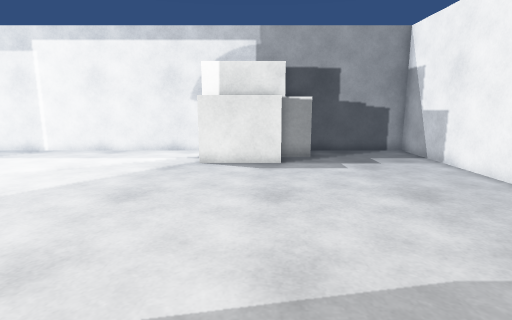
[1] (above)

19 first-person views from a walk through a scene from a Unity 3-D project. The camera is 1.2 m above the floor, tilts 10° down and sees 80° across. Doors are open. The floor is counted in squares, 0.5 m on a side. Each view is taken from the middle of a square. On the plan, view 1 faces up. The plan holds only what a view shows up to about 19 squares ahead; the rest is blank. The place goes on beyond the plan. The player character is not drawn. Surface patterns are stand-ins for the level's own textures.

[2]
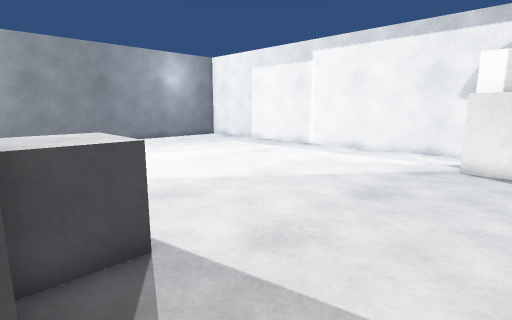

[3]
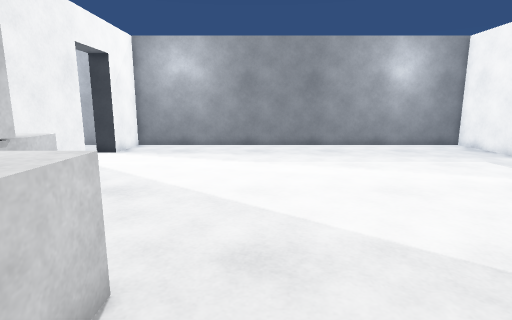

[4]
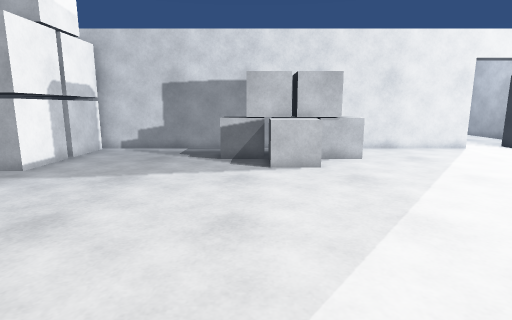

[5]
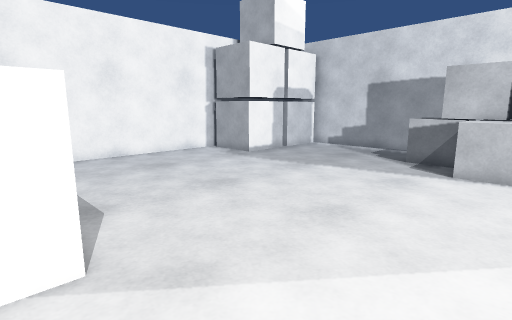

[6]
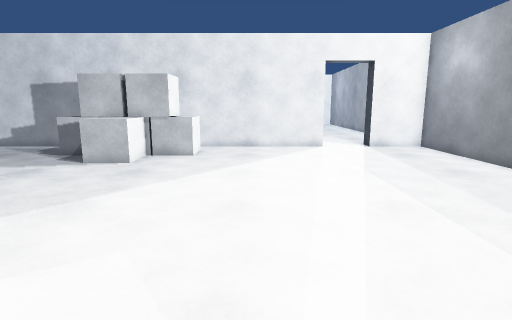

[7]
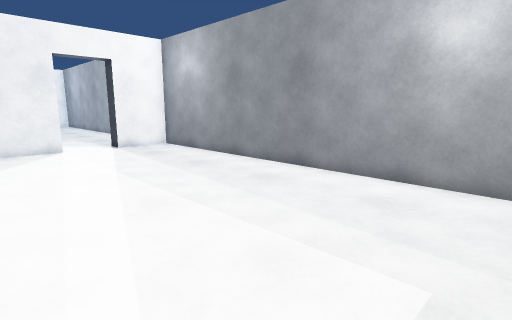

[8]
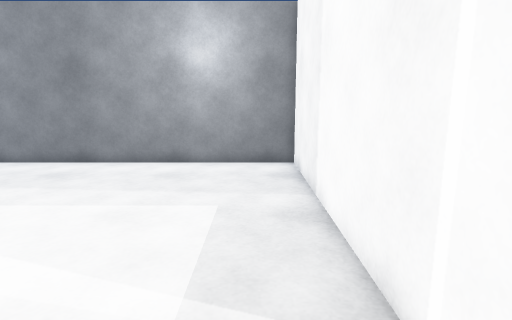

[9]
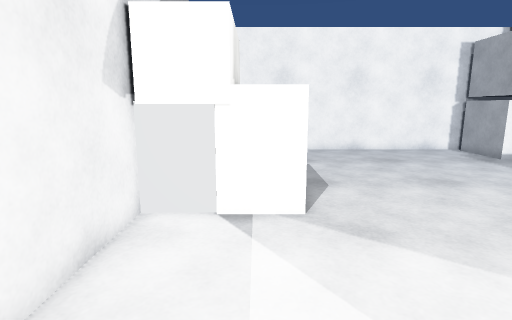

[10]
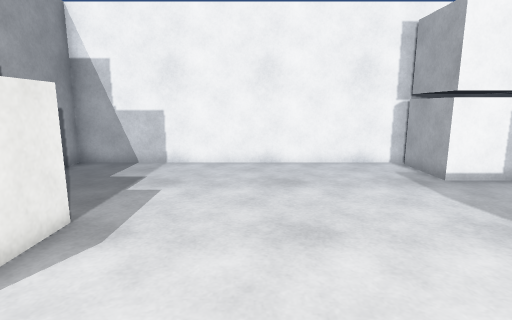

[11]
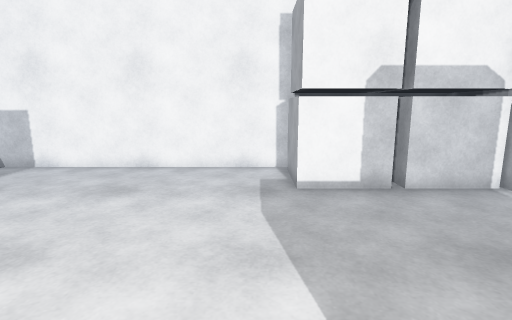

[12]
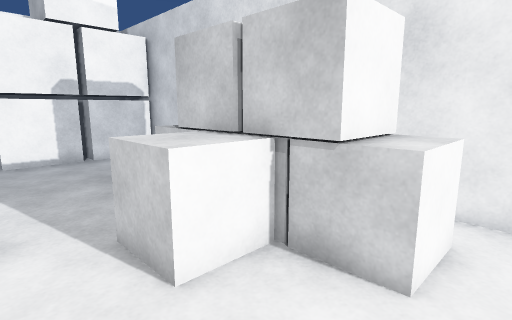

[13]
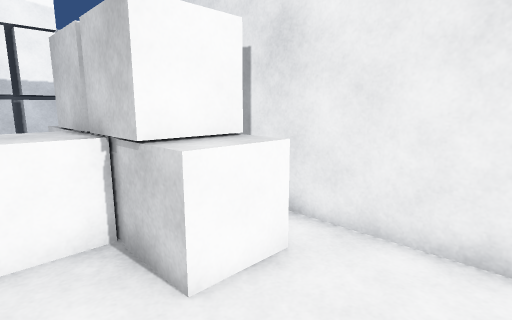

[14]
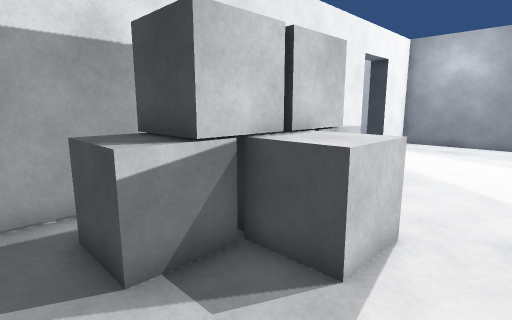

[15]
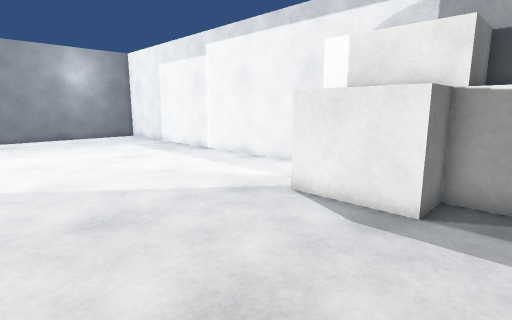

[16]
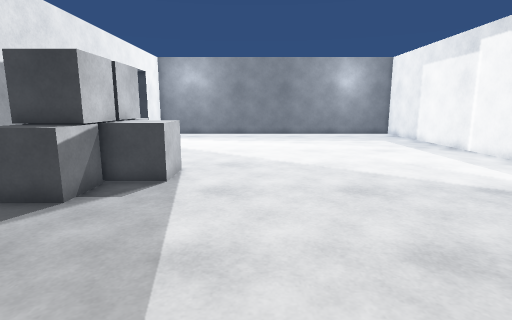

[17]
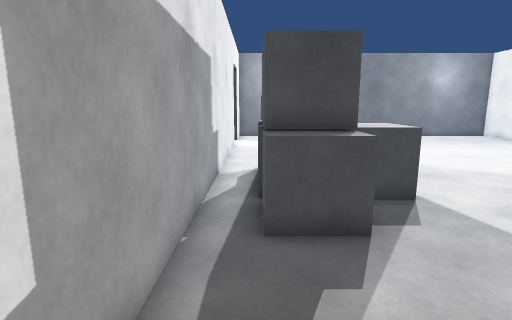

[18]
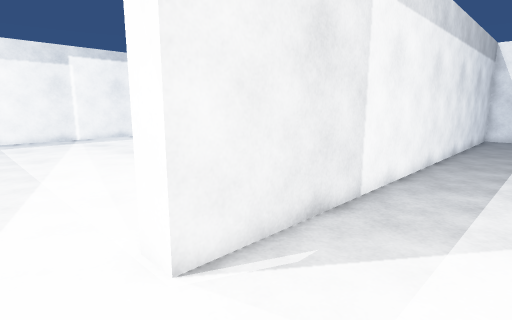

[19]
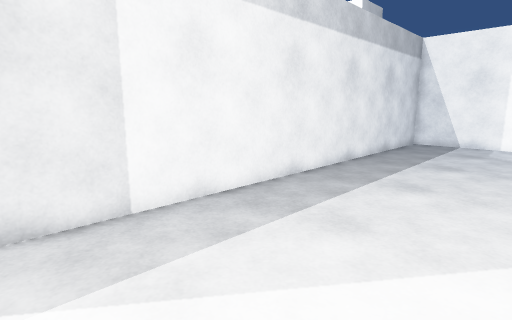

### Floor plan
Points are (right, up) in squares from view 1. A wall is a line through its corners. A room is listed if a view was taken in it or the views show most of it. See-through windows are left out.
Room 1 (views 1, 2, 3, 4, 5, 6, 7, 8, 9, 10, 11, 12, 13, 14, 15, 16, 17)
walls: (-2.3, 14.9) (-2.3, 16.6) (-22, 16.6) (-22, -3.4) (-18.9, -3.4) (-18.9, -4.4); (-16, -4.4) (-16, -3.4) (4.5, -3.4); (8, -3.4) (8, 16.6) (1.2, 16.6)
ways out: open door at (-17, -4) to room 2
objects: cube (-9, -2) to (-8, 0); cube (-7, -1) to (-7, 0); cube (-7, 0) to (-5, 2); cube (-6, -2) to (-5, 0); cube (-5, -1) to (-4, 0); cube (-4, -2) to (-2, 0); cube (-3, 15) to (-3, 16); block (-2, 13) to (1, 14); cube (-1, 15) to (-1, 16); cube (0, 15) to (1, 16); block (2, 15) to (3, 16); cube (5, -3) to (7, 0); cube (5, 1) to (7, 3); cube (6, -3) to (7, -3); cube (6, 1) to (7, 2)
Room 2 (views 18, 19)
walls: (8, -9.2) (8, -4.4) (-16, -4.4); (-22, -5.9) (-22, -6.8)
ways out: open door at (-17, -4) to room 1

Positions as (right, up) in squares from view 1, and headings:
1: (0, 0), facing up
2: (0, 0), facing up-left
3: (-3, 4), facing left
4: (-4, 14), facing down
5: (-7, 14), facing down-right
6: (-12, 15), facing down
7: (-12, 15), facing down-left
8: (-9, 15), facing left
9: (-9, 14), facing right
10: (-5, 9), facing right
11: (-4, 4), facing right
12: (-10, 4), facing down-right
13: (-12, 2), facing down-right
14: (-1, 4), facing down-left
15: (3, 6), facing up-left
16: (5, 5), facing left
17: (3, -2), facing left
18: (-18, -8), facing up-right
19: (-13, -11), facing up-right
